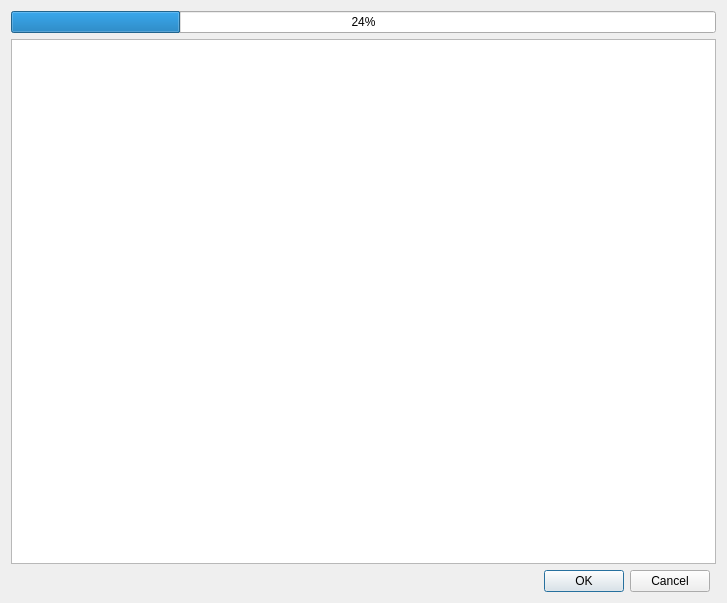
<?xml version="1.0" encoding="UTF-8"?>
<ui version="4.0">
 <class>ViewFuelNameDialog</class>
 <widget class="QDialog" name="ViewFuelNameDialog">
  <property name="geometry">
   <rect>
    <x>0</x>
    <y>0</y>
    <width>727</width>
    <height>603</height>
   </rect>
  </property>
  <property name="windowTitle">
   <string>Dialog</string>
  </property>
  <layout class="QGridLayout" name="gridLayout">
   <item row="2" column="0">
    <widget class="QDialogButtonBox" name="buttonBox">
     <property name="standardButtons">
      <set>QDialogButtonBox::Cancel|QDialogButtonBox::Ok</set>
     </property>
    </widget>
   </item>
   <item row="1" column="0" colspan="2">
    <widget class="QTableWidget" name="tableWidget">
     <property name="iconSize">
      <size>
       <width>32</width>
       <height>32</height>
      </size>
     </property>
    </widget>
   </item>
   <item row="0" column="0" colspan="2">
    <widget class="QProgressBar" name="progressBarGetFuel">
     <property name="value">
      <number>24</number>
     </property>
     <property name="orientation">
      <enum>Qt::Horizontal</enum>
     </property>
     <property name="invertedAppearance">
      <bool>false</bool>
     </property>
    </widget>
   </item>
  </layout>
 </widget>
 <resources/>
 <connections/>
</ui>
